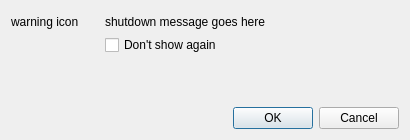
<?xml version="1.0" encoding="UTF-8"?>
<ui version="4.0">
    <class>ShutdownConfirmDialog</class>
    <widget class="QDialog" name="ShutdownConfirmDialog">
        <property name="geometry">
            <rect>
                <x>0</x>
                <y>0</y>
                <width>410</width>
                <height>140</height>
            </rect>
        </property>
        <layout class="QVBoxLayout" name="verticalLayout_3">
            <property name="topMargin">
                <number>15</number>
            </property>
            <item>
                <layout class="QGridLayout" name="gridLayout">
                    <item row="0" column="0" rowspan="2">
                        <widget class="QLabel" name="warningLabel">
                            <property name="text">
                                <string notr="true">warning icon</string>
                            </property>
                            <property name="alignment">
                                <set>Qt::AlignLeading|Qt::AlignLeft|Qt::AlignTop</set>
                            </property>
                        </widget>
                    </item>
                    <item row="0" column="1">
                        <spacer name="horizontalSpacer">
                            <property name="orientation">
                                <enum>Qt::Horizontal</enum>
                            </property>
                            <property name="sizeType">
                                <enum>QSizePolicy::Fixed</enum>
                            </property>
                            <property name="sizeHint" stdset="0">
                                <size>
                                    <width>20</width>
                                    <height>0</height>
                                </size>
                            </property>
                        </spacer>
                    </item>
                    <item row="0" column="2">
                        <widget class="QLabel" name="shutdownText">
                            <property name="sizePolicy">
                                <sizepolicy hsizetype="Expanding" vsizetype="Preferred">
                                    <horstretch>0</horstretch>
                                    <verstretch>0</verstretch>
                                </sizepolicy>
                            </property>
                            <property name="text">
                                <string notr="true">shutdown message goes here</string>
                            </property>
                            <property name="wordWrap">
                                <bool>true</bool>
                            </property>
                        </widget>
                    </item>
                    <item row="1" column="2">
                        <widget class="QCheckBox" name="neverShowAgainCheckbox">
                            <property name="text">
                                <string>Don't show again</string>
                            </property>
                        </widget>
                    </item>
                </layout>
            </item>
            <item>
                <spacer name="verticalSpacer">
                    <property name="orientation">
                        <enum>Qt::Vertical</enum>
                    </property>
                    <property name="sizeHint" stdset="0">
                        <size>
                            <width>0</width>
                            <height>0</height>
                        </size>
                    </property>
                </spacer>
            </item>
            <item>
                <widget class="QDialogButtonBox" name="buttonBox">
                    <property name="standardButtons">
                        <set>QDialogButtonBox::Cancel|QDialogButtonBox::Ok</set>
                    </property>
                </widget>
            </item>
        </layout>
    </widget>
    <resources/>
    <connections/>
</ui>
